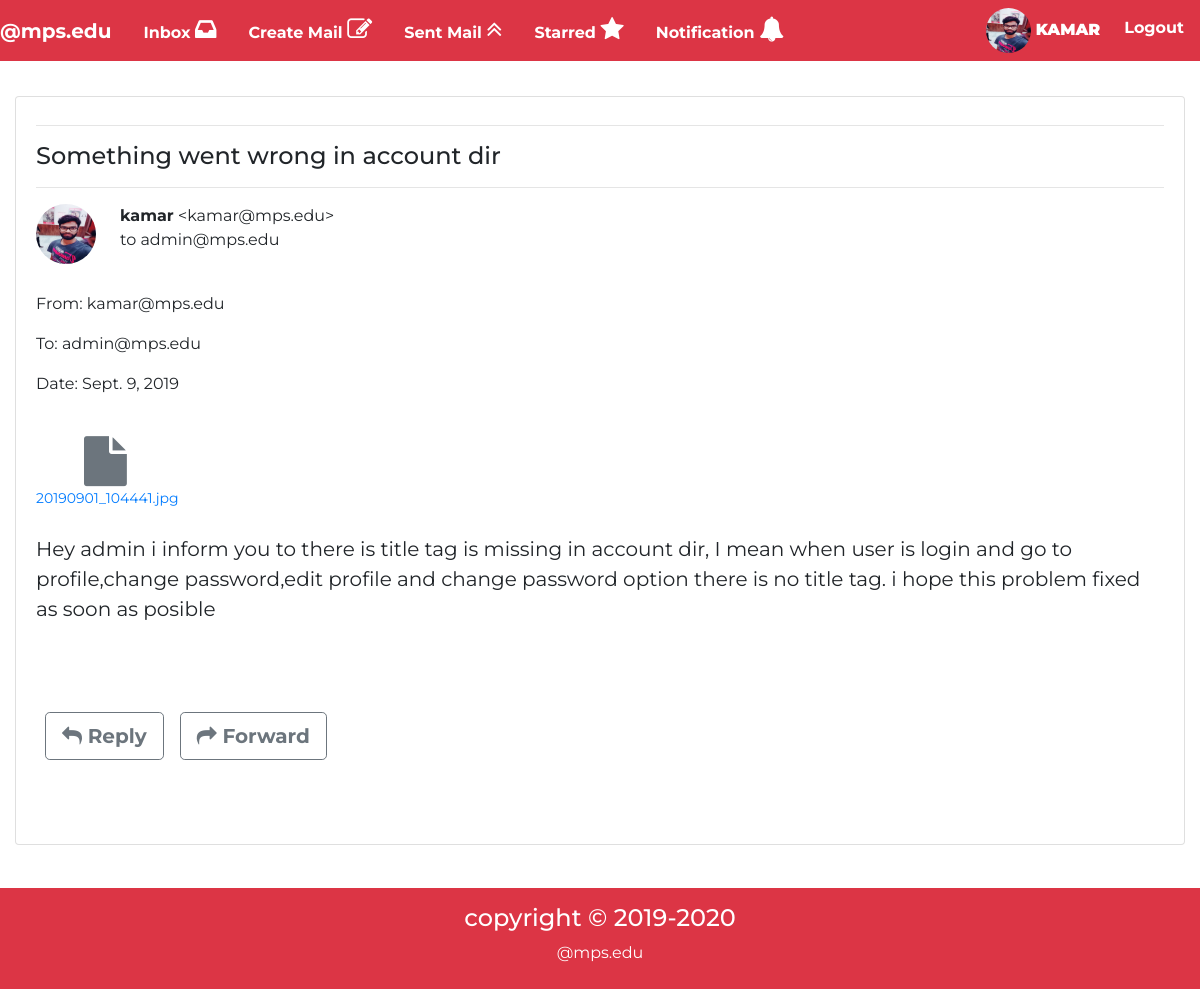
The page /home/sentmail_view/86 (signed in) on the database its author committed.
### account/models.py (models this page shows, shortened)
class Profile(models.Model):
	user=models.OneToOneField(User,on_delete=models.CASCADE)
	gender=models.CharField(max_length=10,choices=(('Male','Male'),('Female','Female')),default='Male')
	tel=models.CharField(max_length=10)
	pic=models.ImageField(upload_to='profile/profile_pic',default="profile/profile_pic/profile_image.jpg")
	type=models.CharField(max_length=10,choices=(('Student','Student'),('Teacher','Teacher')),default='Student')
	security=models.CharField(max_length=50,default="")

### mail/models.py (models this page shows)
class Sentmail(models.Model):
	profile=models.ForeignKey(Profile,on_delete=models.CASCADE,related_name="sentmail_profile")
	to_user=models.ForeignKey(Profile,on_delete=models.CASCADE,related_name="to_user",default='')
	sub=models.CharField(max_length=200)
	msg=models.TextField()
	attach=models.FileField(upload_to="attach_data/",default="",blank=True)
	date=models.DateField(auto_now_add=True)

### mail/views.py (the view)
# urls.py: path('sentmail_view/<int:id>',views.sentmail_view),
@login_required(login_url="/account/login")
def sentmail_view(req,id):
    try:
    	sentmail_view=Sentmail.objects.get(profile__user__username=req.user,id=id)
    	return render(req,"mail/sentmail_view.html",{"sentmail_view":sentmail_view})
    except:return render(req,"mail/error.html")

### mail/templates/mail/sentmail_view.html (shortened to what this page needs)
{%extends 'mail/basic.html'%}
{%block body%}
<div class="container-fluid">
<section class="my-5">
	<div class="list-group-item">
	<hr>
	<h4>{{sentmail_view.sub}}</h4>
	<hr>
	<a href="/media/{{sentmail_view.profile.pic}}"><img src="/media/{{sentmail_view.profile.pic}}" class=" img-inbox-sentmail rounded-circle float-left mr-4"></a>
		<b>{{user.username}}</b>  &lt{{sentmail_view.profile.user.email}}&gt
		<p> to {{sentmail_view.to_user.user.email}}</p><br>
		<p>From: {{sentmail_view.profile.user.email}}</p>
		<p>To: {{sentmail_view.to_user.user.email}}</p>
		<p>Date: {{sentmail_view.date}}</p><br>
		{%if sentmail_view.attach%}
		<div class="ml-5"><i class="fa fa-file mr-5 text-secondary inbox-view-attach-file"></i></div>
		<a href="/media/{{sentmail_view.attach}}" style="font-size:14px;">{{sentmail_view.attach.name|slice:"12:"}}</a><br><br>
		{%endif%}
		<p class="msg">{{sentmail_view.msg}}</p><br><br><br>
		<div class="row mb-5">
		    <button class="btn btn-outline-secondary font-weight-bolder ml-4 btn-lg"><i class="fa fa-reply"></i> Reply</button>
		<button class="btn btn-outline-secondary  font-weight-bolder ml-3 btn-lg"><i class="fa fa-share"></i> Forward</button>
      </div><br>
	</div>
</section>
</div>
{%endblock%}

### mail/templates/mail/basic.html (shortened to what this page needs)
<!DOCTYPE html>
<html>
<head>
<link rel="stylesheet" href="https://maxcdn.bootstrapcdn.com/bootstrap/4.3.1/css/bootstrap.min.css">
<link rel="stylesheet" type="text/css" href="https://stackpath.bootstrapcdn.com/font-awesome/4.7.0/css/font-awesome.min.css">
<link href="//maxcdn.bootstrapcdn.com/font-awesome/4.1.0/css/font-awesome.min.css" rel="stylesheet">
{% load static %}
</head>
<body>
<nav class="navbar navbar-expand-md navbar-light bg-danger fixed-top p-0">
	<a href="/home" class="navbar-brand text-white font-weight-bolder">@mps.edu</a>
	<div id="mynav" class="collapse navbar-collapse">
	    	{%if user.is_authenticated%}
<ul class="navbar-nav navbar-link-style font-weight-bolder text-center">
		<li class="nav-item p-0"><a href="/home/inbox" class="nav-link p-3">Inbox <i class="fa fa-inbox font-awesome-notification"></i></a></li>
	<li class="nav-item"><a href="/home/create" class="nav-link p-3">Create Mail <i class="fa fa-edit font-awesome-notification"></i></a></li>
	<li class="nav-item"><a href="/home/sentmail" class="nav-link p-3">Sent Mail <i class="fa fa-angle-double-up font-awesome-notification"></i></a></li>
	<li class="nav-item"><a href="/home/starred" class="nav-link p-3">Starred <i class="fa fa-star font-awesome-notification"></i></a></li>
	<li class="nav-item "><a href="#" class="nav-link p-3" data-toggle="popover" id="noti" data-placement="bottom" data-trigger="focus" data-html="true">Notification <i class="fa fa-bell font-awesome-notification"></i></a></li>
	</ul>
		{%endif%}
	<ul class="navbar-nav navbar-link-style text-center ml-auto font-weight-bolder">
	{%if user.is_authenticated%}
	<li class="nav-item"><a href="/account/profile" class="nav-link text-white"><img src="/media/{{user.profile.pic}}" class="img-fluid img-login rounded-circle">  <b>{{user.username|upper}}</b></a></li>
	<li class="nav-item"><a href="/account/logout" class="nav-link text-white p-3">Logout</a></li>
	{%else%}
	<li class="nav-item"><a href="/account/login" class="nav-link text-white p-3">Login</a></li>
	<li class="nav-item"><a href="/account/signup" class="nav-link text-white p-3">Register</a></li>
	{%endif%}
</ul>
</div>
</nav>
<br><br>
<main class="my-5">
{%block body%} {%endblock%}
</main><br><br><br><br>
<footer class="mt-5 pt-3 pb-2 bg-danger text-white">
<h4 class="text-center">copyright &copy 2019-2020</h4>
<p class="text-center">@mps.edu</p>
</footer>
</body>
</html>

### rows shown on the page
Sentmail: sub "Something went wrong in account dir", profile.pic (picture), profile.user.email "kamar@mps.edu", to_user.user.email "admin@mps.edu", date "Sept. 9, 2019", attach.name "20190901_104441.jpg", msg "Hey admin i inform you to there is title tag is missing in account dir, I mean when user is login and go to profile,change password,edit profile and change password option there is no title tag. i hope this problem fixed as soon as posible"

### other values the page prints
{{ user.username|upper }} "KAMAR"
{{ user.username }} "kamar"
